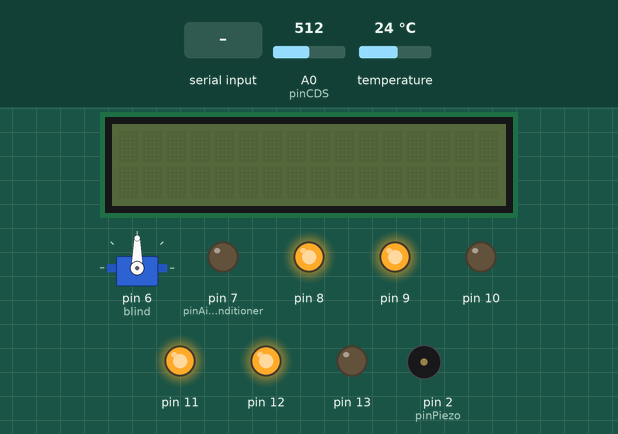
A sketch run on a simulated Arduino Uno, built with avr-gcc and run on an emulated ATmega328P. On the bench: servo, 16×2 character LCD, output pins drawn as LEDs (lit = HIGH), buzzer (waves = sounding). Inputs (shaded band) come from the test bench; at power-on: temperature 24 °C, A0 (pinCDS) = 512.

Above: at 1.2 s.
1.3 s: "1" received over the second serial link
At 2.2 s:
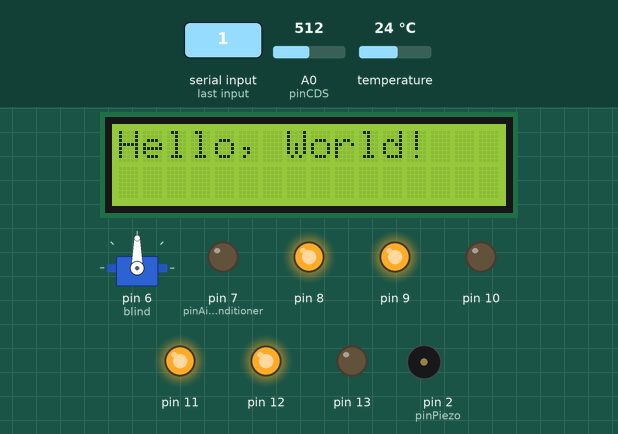
2.8 s: temperature set to 27 °C
4.3 s: temperature set to 30 °C
At 6.0 s:
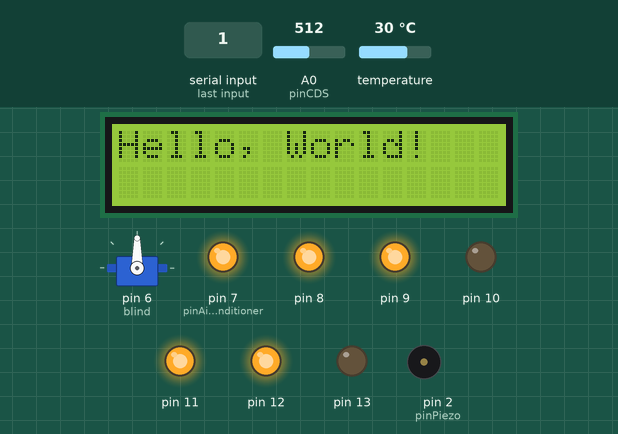
6.8 s: A0 (pinCDS) set to 590
8.3 s: A0 (pinCDS) set to 616
At 9.4 s:
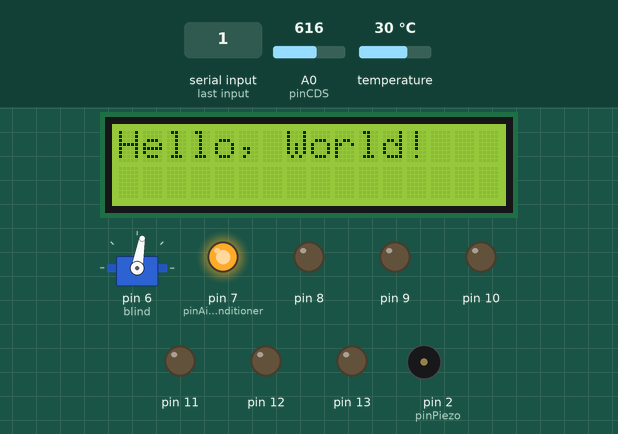
9.8 s: temperature set to 12 °C
At 10.6 s:
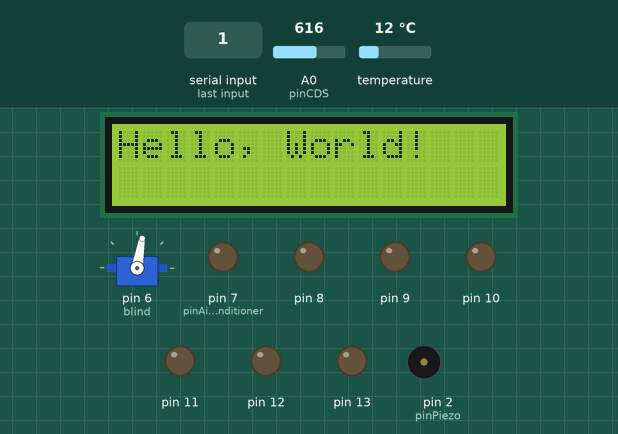
Timing chart, 0 to 12.3 s (numbered marks = the images above; inputs shaded):
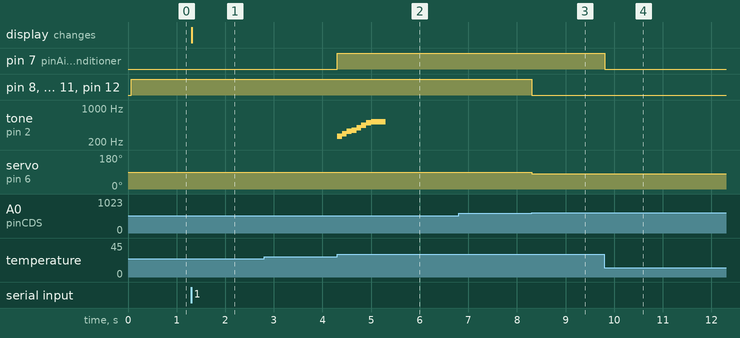

The sketch:

SmartHome.ino
```cpp
#include <SoftwareSerial.h>
#include <Servo.h>
#include <Wire.h>
#include <LiquidCrystal_I2C.h>
#include <Adafruit_Sensor.h>
#include <DHT.h>
#include <DHT_U.h>

const int pinDHT = 3; // 온도센서 핀을 3번으로 정의합니다.
const int pinPiezo = 2; // 피에조 부저 핀을 2번으로 정의합니다.
const int pinAirConditioner = 7; // 에어컨 LED 핀을 7번으로 정의합니다.
const int pinCDS = A0; // 조도센서 핀을 Analog 0번으로 정의합니다.
DHT_Unified dht(3, DHT11); // 온도센서를 정의합니다.

LiquidCrystal_I2C TV(0x27, 16, 2); // TV를 정의합니다.
SoftwareSerial bluetooth(4, 5); // 블루투스
Servo blind; // 블라인드를 움직이는 서보모터입니다.

// 에어컨이 켜질 때 나오는 음악
int notes[] = {261, 294, 330, 349, 392, 440, 494, 523};
int brightness = 0; // 밝기의 기본값입니다.

float humidity = 0.; // 습도의 기본값입니다.
float temperature = 0.; //온도의 기본값입니다.
float discomfortIndex = 0.; //불쾌지수의 기본값입니다.

boolean isAirConditionerTurnOn = false; // 에어컨이 켜져 있는지
boolean isBlindOpen = false; // 블라인드가 열렸는지
// boolean isBlindCloseByUser = false;
boolean isTVTurnOn = false; // TV가 켜져있는지
boolean isLightTurnOffByUser = false; // 전등이 블루투스 조작에 의해 꺼졌는지

boolean isTVModePrintTemperature = false; // TV에서 온도를 출력해야 하는지

// 아두이노가 켜질 때 한번만 실행되는 함수입니다.
void setup() {
  pinMode(pinPiezo, OUTPUT);
  blind.attach(6); // 서보모터를 6번 핀에 연결
  dht.begin();

  // 7번부터 13번까지의 LED 핀의 모드를 출력으로 변경
  for (int i = 7; i <= 13; i++) {
    pinMode(i, OUTPUT);
  }

  TV.init(); // TV 초기화
  Serial.begin(9600);
  bluetooth.begin(9600);
}

// TV를 켜는 함수입니다.
void turnOnTV(String content = "Hello, World!") {
  TV.setCursor(0, 0);
  TV.backlight();
  TV.print(content); // TV에 출력
  isTVTurnOn = true;
}

void turnOnTV(String temp, String humi) {
  TV.setCursor(0, 0);
  TV.backlight();
  TV.print(temp); // TV에 출력
  TV.setCursor(0, 1);
  TV.print(humi); // TV에 출력
  isTVTurnOn = true;
}

// TV를 끄는 함수입니다.
void turnOffTV() {
  TV.clear();
  TV.noBacklight();
  isTVTurnOn = false;
}

// 에이컨을 켜는 함수입니다.
void turnOnAirConditioner() {
  digitalWrite(pinAirConditioner, HIGH);
  // 에어컨이 꺼져있는 상태였을 시 음악 재생
  if (!isAirConditionerTurnOn) {
    for (int i = 0; i < 8; i++) {
      tone(pinPiezo, notes[i], 300); delay(100);
    }
    isAirConditionerTurnOn = true;
  }
}

// 에어컨을 끄는 함수입니다.
void turnOffAirConditioner() {
  digitalWrite(pinAirConditioner, LOW);
  isAirConditionerTurnOn = false;
}

// 전등을 켜는 함수입니다.
void turnOnLights() {
  //FIXME: 3색 LED 2개 각각의 RGB에 HIGH를 넘겨주면 색이 다름.
  digitalWrite(8, HIGH);
  digitalWrite(9, HIGH);
  //digitalWrite(10, HIGH);
  digitalWrite(11, HIGH);
  digitalWrite(12, HIGH);
  //digitalWrite(13, HIGH);
}

// 전등을 끄는 함수입니다.
void turnOffLights() {
  digitalWrite(8, LOW);
  digitalWrite(9, LOW);
  digitalWrite(10, LOW);
  digitalWrite(11, LOW);
  digitalWrite(12, LOW);
  digitalWrite(13, LOW);
}

// 블라인드를 내리는 함수입니다.
void closeBlind() {
  blind.attach(6); blind.write(180);
  isBlindOpen = false;
}

// 블라인드를 올리는 함수입니다.
void openBlind() {
  blind.attach(6); blind.write(80);
  isBlindOpen = true;
}

// 아두이노가 켜져 있는 동안 계속 실행되는 함수입니다.
void loop() {
  // 온도센서로 온도와 습도 측정
  sensors_event_t event;
  dht.temperature().getEvent(&event);
  humidity = event.relative_humidity;
  temperature = event.temperature;
  // 불쾌지수 계산
  discomfortIndex = (1.8 * temperature) - (0.55 * (1 - humidity / 100.0) * (1.8 * temperature - 26)) + 32;
  // 불쾌지수가 73 이상일 경우 에어컨 작동
  if (discomfortIndex >= 73) turnOnAirConditioner();
  else turnOffAirConditioner();

  // 조도센서로 밝기 측정
  brightness = analogRead(pinCDS);
  // 어두우면 블라인드를 내리고 모든 전등을 킴
  if (brightness < 600) {
    if (isBlindOpen) closeBlind();
    // 전등이 꺼지지 않은 상태에서만 킴
    if (!isLightTurnOffByUser) turnOnLights();
  }
  // 밝으면 블라인드를 올리고 모든 전등을 끔
  else {
    if (!isBlindOpen) openBlind();
    turnOffLights();
  }

  // 블루투스가 사용 가능할 경우에만 실행합니다.
  if (bluetooth.available()) {
    char command = bluetooth.read(); // 블루투스로 전송된 명령을 변수에 저장합니다.

    // 명령이 1일 경우 TV를 켭니다.
    if (command == '1') {
      if (isTVTurnOn) turnOffTV();
      else {
          if (!isTVModePrintTemperature) turnOnTV();
          // TV의 모드가 온습도 출력 모드이면 온습도를 출력합니다.
          else turnOnTV(String("temperature:" + String(temperature)), String("humidity:" + String(humidity)));
      }
    }
    // 명령이 2일 경우 전등의 상태를 조절합니다.
    else if (command == '2') {
        isLightTurnOffByUser = !isLightTurnOffByUser;
    }
    // 명령이 3일 경우 TV의 모드를 조정합니다.
    else if (command == '3') {
        isTVModePrintTemperature = !isTVModePrintTemperature;
    }
  }
}
```

Measured:
- the behaviour switches between 28 and 29 °C on temperature (found by bisection; images 1 and 2)
- the behaviour switches between 599 and 600 on A0 (pinCDS) (found by bisection; images 2 and 3)
- after the input at 1.3 s, the display: changes at once (image 1)
- after the input at 2.8 s, every drawn part: stays the same
- after the input at 4.3 s, pin 7 (pinAirConditioner): LOW → HIGH at once; tone on pin 2 (pinPiezo): plays 261 Hz for 0.10 s, 294 Hz for 0.10 s, 330 Hz for 0.10 s, 349 Hz for 0.10 s, 392 Hz for 0.10 s, 440 Hz for 0.10 s … (8 notes in this stretch), starting at once
- after the input at 6.8 s, every drawn part: stays the same
- after the input at 8.3 s, pin 8, pin 9, pin 11, pin 12: HIGH → LOW at once; servo on pin 6 (blind): 90° → 80° at once
- after the input at 9.8 s, pin 7 (pinAirConditioner): HIGH → LOW at once
